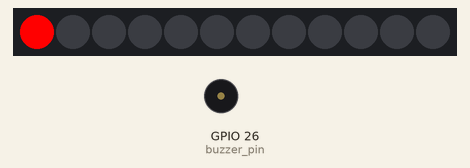
Recording of a program running on a simulated ESP32 board running MicroPython. On the bench: 12 RGB LEDs in strip order, left to right, buzzer (waves = sounding). Dim RGB values are drawn brighter than linear.

Above: at 0.2 s.
At 6.93 s:
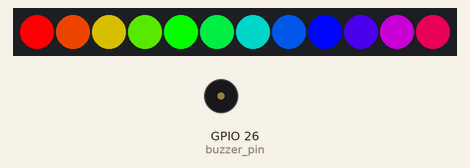
At 22.4 s:
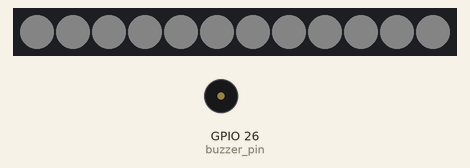
At 27.7 s:
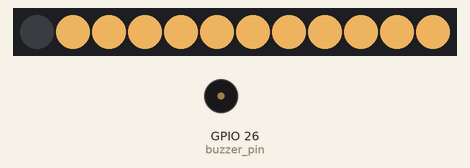
Timing chart, 0 to 33.5 s (numbered marks = the images above):
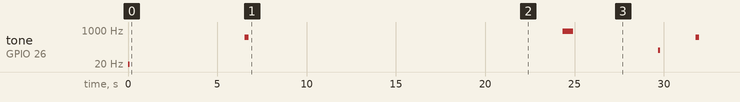

The program:

_velse3.4.py
```python
import machine, neopixel #Importerer de libraries vi behøver
import time
from machine import Pin
from machine import PWM
from time import sleep

BUZZ_PIN = 26 # BUZZ Pin definition
buzzer_pin = Pin(BUZZ_PIN, Pin.OUT) # Desse kan vi bruger senere da de er defineret
pwm_buzz = PWM(buzzer_pin) # Igen, vi bruger disse senere

def buzzer(buzzer_PWM_object, frequency, sound_duration, silence_duration): # Definerer alle parameter for toner, og hvordan vi kan ændre tid, frekvens og mere på buzzern.
    buzzer_PWM_object.duty(512)
    buzzer_PWM_object.freq(frequency)
    sleep(sound_duration)
    buzzer_PWM_object.duty(0)
    sleep(silence_duration)
buzzer(pwm_buzz, 1, 0.1, 0) # Stopper Buzzer fra at spille en lav tone 24/7
# number of pixels
n = 12
# strip control gpio
p = 26
np = neopixel.NeoPixel(machine.Pin(p), n)
# set single pixel (1st pixel = index [0]) to red color
np[0] = (255, 0, 0)
np.write()
time.sleep(1)

def bounce(r, g, b): #Bounce funktion, farven "hopper"
    for i in range(4 * n):
        for j in range(n):
            np[j] = (r, g, b)
        if (i // n) % 2 == 0:
            np[i % n] = (0, 0, 0)
        else:
            np[n - 1 - (i% n) ] = (0, 0, 0)
        np.write()
        time.sleep_ms(40)

def wheel(pos): #Et color-wheel, for os til at bruge i vores regnbue funktion
    #Indsæt fra 0-255, går fra RGB tilbage til R
    if pos < 0 or pos > 255:
        return (0,0,0)
    if pos < 85:
        return (255 - pos * 3, pos * 3, 0)
    if pos < 170:
        pos -= 85
        return (0, 255 - pos * 3, pos * 3)
    pos -=170
    return (pos * 3, 0, 255 - pos * 3)

def regnbue(wait): #Regnbue funktionen laver en rainbow / regnbue effekt på vores lys, hvor den skifter igennem.
    for j in range(255):
        for i in range(n):
            rc_index = (i * 256 // n) + j
            np[i] = wheel (rc_index & 255)
        np.write()
        time.sleep_ms(wait)

regnbue(10)
regnbue(5)
time.sleep(1)

def fade_in_out(color, wait): #Fade in og Fade out, for at lave det funktionen er nævnt efter.
 for i in range(0, 4 * 256, 8):
  for j in range(n):
   if (i // 256) % 2 == 0:
    val = i & 0xff
   else:
     val = 255 - (i & 0xff)

     if color == 'red':
      np[j] = (val, 0, 0)
     elif color == 'green':
      np[j] = (0, val, 0)
     elif color == 'blue':
      np[j] = (0, 0, val)
     elif color == 'purple':
      np[j] = (val, 0, val)
     elif color == 'yellow':
      np[j] = (val, val, 0)
     elif color == 'teal':
      np[j] = (0, val, val)
     elif color == 'white':
      np[j] = (val, val, val)
     np.write()
  time.sleep_ms(wait)

while True: # Her spiller vi forskellige funktioner efter hver "beep!" fra vores buzzer.
    buzzer(pwm_buzz, 440, 0.2, 0.2)
    fade_in_out('red', 5)
    fade_in_out('green', 10)
    fade_in_out('blue', 25)
    fade_in_out('purple', 30)
    fade_in_out('yellow', 10)
    fade_in_out('teal', 10)
    fade_in_out('white', 10)
    sleep(2)
    buzzer(pwm_buzz, 880, 0.6, 0.8)
    bounce(200,150,80)
    sleep(2)
    buzzer(pwm_buzz, 100, 0.1, 0.4)
    wheel(180)
    regnbue(5)
```

Measured:
- by itself, tone on GPIO 26 (buzzer_pin): plays 1 Hz for 0.10 s, 440 Hz for 0.20 s, 880 Hz for 0.60 s, 100 Hz for 0.10 s, 440 Hz for 0.20 s
- what the display in image 0 shows lasts 1.0 s, from 0.1 s to 1.1 s
- what the display in image 1 shows lasts 1.6 s, from 5.5 s to 7.1 s
- what the display in image 2 shows lasts 3.4 s, from 22.3 s to 25.7 s
